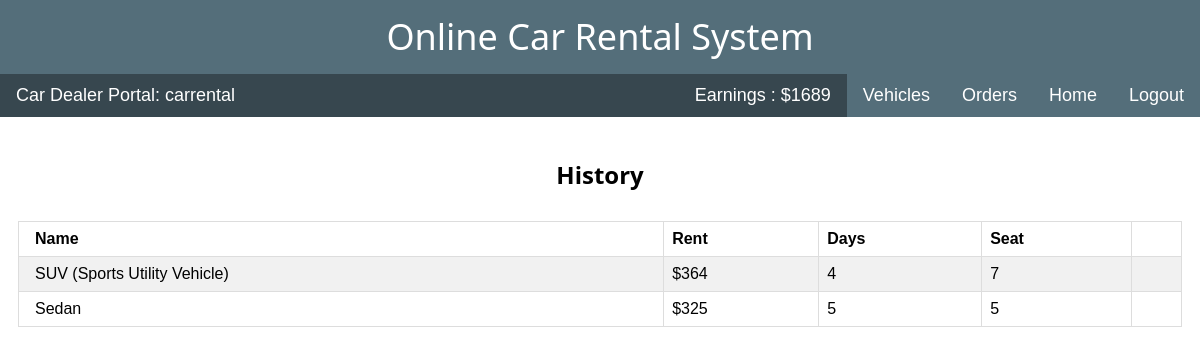
The page /car_dealer_portal/history/ (signed in) on the database its author committed.
### customer_portal/models.py (models this page shows)
class Orders(models.Model):
    user = models.ForeignKey(User, on_delete=models.PROTECT)
    car_dealer = models.ForeignKey(CarDealer, on_delete=models.PROTECT)
    rent = models.CharField(max_length=8)
    vehicle = models.ForeignKey(Vehicles, on_delete=models.PROTECT)
    days = models.CharField(max_length = 3)
    is_complete = models.BooleanField(default = False)

### car_dealer_portal/models.py (models this page shows)
class Vehicles(models.Model):
    car_name = models.CharField(max_length = 20)
    color = models.CharField(max_length = 10)
    dealer = models.ForeignKey(CarDealer, on_delete = models.PROTECT)
    area = models.ForeignKey(Area, on_delete=models.SET_NULL, null = True)
    capacity = models.CharField(max_length = 2)
    is_available = models.BooleanField(default = True)
    description = models.CharField(max_length = 100)

### car_dealer_portal/views.py (the view)
# urls.py: path('history/', views.history, name='history'),
@login_required
def history(request):
    user = User.objects.get(username = request.user)
    car_dealer = CarDealer.objects.get(car_dealer = user)
    orders = Orders.objects.filter(car_dealer = car_dealer)
    order_list = []
    for o in orders:
        order_list.append(o)
    return render(request, 'car_dealer/history.html', {'wallet':car_dealer.wallet, 'order_list':order_list})

### car_dealer_portal/templates/car_dealer/history.html (shortened to what this page needs)
{% extends 'car_dealer/base.html' %}
{% block content %}
<div class="w3-bar w3-black w3-large">
  <div class="w3-bar-item w3-left w3-black">Car Dealer Portal: {{user.username}}</div>
  <a class="w3-bar-item w3-btn w3-teal w3-right" href="/car_dealer_portal/logout/">Logout</a>
  <a class="w3-bar-item w3-btn w3-teal w3-right " href="/car_dealer_portal/auth/">Home</a>
  <a class="w3-bar-item w3-btn w3-teal w3-right" href="/car_dealer_portal/order_list/">Orders</a>
  <a class="w3-bar-item w3-btn w3-teal w3-right" href="/car_dealer_portal/manage_vehicles/">Vehicles</a>
  <div class="w3-bar-item w3-black w3-right" href="/car_dealer_portal/history/">Earnings : ${{wallet}}</div>
</div>
<h3 class="w3-center" style="padding-top:30"><b>History</b></h3>
<div style="padding:18">
<table class="w3-table w3-striped w3-center">
  <tr>
    <th>Name </th>
    <th>Rent </th>
    <th>Days </th>
    <th>Seat</th>
    <th>
    </th>
  </tr>
  {% for order in order_list %}
  <tr>
    <td>{{order.vehicle.car_name}}</td>
    <td>${{order.rent}}</td>
    <td>{{order.days}}</td>
    <td>{{order.vehicle.capacity}}</td>
    <td>
    </td>
  </tr>
  {% endfor %}
</table>
</div>
{% endblock %}

### static/css/w3.css (style rules this page uses)
html { box-sizing: border-box; }
*, *:before, *:after { box-sizing: inherit; }
html { -ms-text-size-adjust: 100%; -webkit-text-size-adjust: 100%; }
body { margin: 0; }
a { background-color: transparent; -webkit-text-decoration-skip: objects; }
html, body { font-family: Verdana, sans-serif; font-size: 15px; line-height: 1.5; }
html { overflow-x: hidden; }
h3 { font-size: 24px; }
h1, h2, h3, h4, h5, h6 { font-family: "Segoe UI", Arial, sans-serif; font-weight: 400; margin: 10px 0; }
a { color: inherit; }
.w3-table, .w3-table-all { border: 1px solid #dddddd; border-collapse: collapse; border-spacing: 0; width: 100%; display: table; }
.w3-striped tbody tr:nth-child(even) { background-color: #f1f1f1; }
.w3-table td, .w3-table th, .w3-table-all td, .w3-table-all th { padding: 8px 8px; display: table-cell; text-align: left; vertical-align: top; border: 1px solid #dddddd; }
.w3-table th:first-child, .w3-table td:first-child, .w3-table-all th:first-child, .w3-table-all td:first-child { padding-left: 16px; }
.w3-btn, .w3-button { border: none; display: inline-block; padding: 8px 16px; vertical-align: middle; overflow: hidden; text-decoration: none; color: inherit; background-color: inherit; text-align: center; cursor: pointer; white-space: nowrap; }
.w3-btn, .w3-button { -webkit-touch-callout: none; -webkit-user-select: none; -khtml-user-select: none; -moz-user-select: none; -ms-user-select: none; user-select: none; }
.w3-bar { width: 100%; overflow: hidden; }
.w3-bar .w3-bar-item { padding: 8px 16px; float: left; width: auto; border: none; display: block; outline: 0; }
.w3-container:after, .w3-container:before, .w3-panel:after, .w3-panel:before, .w3-row:after, .w3-row:before, .w3-row-padding:after, .w3-row-padding:before, .w3-cell-row:before, .w3-cell-row:after, .w3-clear:after, .w3-clear:before, .w3-bar:before, .w3-bar:after { content: ""; display: table; clear: both; }
.w3-large { font-size: 18px !important; }
.w3-center { text-align: center !important; }
.w3-left { float: left !important; }
.w3-right { float: right !important; }
.w3-teal, .w3-hover-teal:hover { color: #fff !important; background-color: #546e7a !important; }
.w3-black, .w3-hover-black:hover { color: #fff !important; background-color: #37474f !important; }

### rows shown on the page
Orders: vehicle.car_name "SUV (Sports Utility Vehicle)", rent "364", days "4", vehicle.capacity "7"
Orders: vehicle.car_name "Sedan", rent "325", days "5", vehicle.capacity "5"

### other values the page prints
{{ user.username }} "carrental"
{{ wallet }} "1689"
